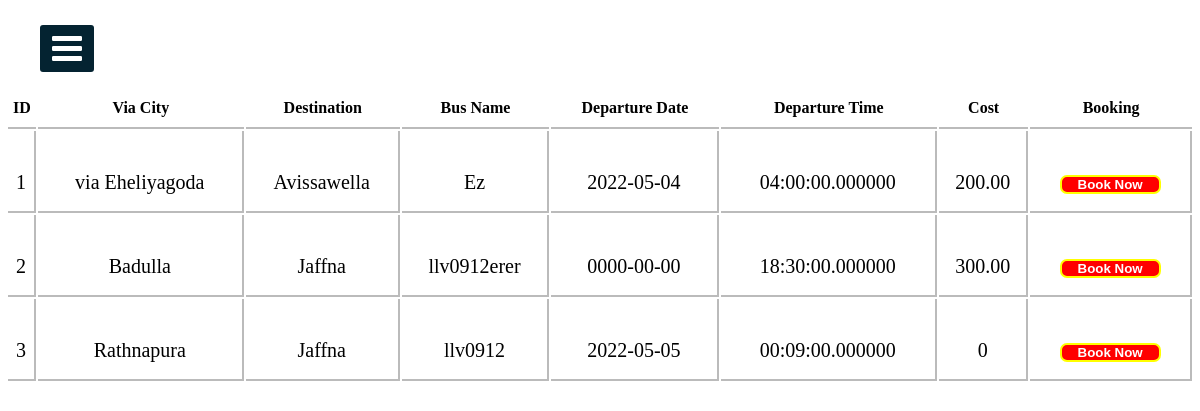
Page /viewBus.php (signed in) on the committed database.
### tables this page shows
CREATE TABLE `route` (
  `id` int(11) NOT NULL,
  `via_city` varchar(255) NOT NULL,
  `destination` varchar(255) NOT NULL,
  `bus_name` varchar(255) NOT NULL,
  `departure_date` date NOT NULL,
  `departure_time` time(6) NOT NULL,
  `cost` varchar(255) NOT NULL
);

### viewBus.php (the view, shortened to what this page needs)
<?php include("connection.php")?>
<!DOCTYPE html>
<html>
<head>
  <link rel="stylesheet" href="https://cdnjs.cloudflare.com/ajax/libs/font-awesome/4.7.0/css/font-awesome.min.css">
<link rel="stylesheet" href="cssfile/sidebar.css">
</head>
<body>
  <label for="check">
<i class="fa fa-bars" id="btn"></i>
  </label>
<div class="sidebar2">
    <h1 class="adminTopic">Booking Your Ticket...</h1>
<?php
    $sqlget="SELECT * FROM route";
    $sqldata=mysqli_query($conn,$sqlget) or die('error getting');
    echo "<table>";
    echo "<tr>
      <th>ID</th>
    <th>Via City</th>
    <th>Destination</th>
    <th>Bus Name</th>
    <th>Departure Date</th>
    <th>Departure Time</th>
    <th>Cost</th>
    <th>Booking</th>
       </tr>";
       while ($row=mysqli_fetch_array($sqldata,MYSQLI_ASSOC))
       {
        echo "<tr><td>";
        echo $row['id'];
        echo "</td><td>";
        echo $row['via_city'];
        echo "</td><td>";
        echo $row['destination'];
        echo "</td><td>";
        echo $row['bus_name'];
        echo "</td><td>";
        echo $row['departure_date'];
        echo "</td><td>";
        echo $row['departure_time'];
        echo "</td><td>";
        echo $row['cost'];
        echo "</td>";
        ?>
        <td>
        <button style="border:2px solid yellow; border-radius:7px; background-color:red;color:white;">
          <a href="AddBooking.php?id=<?php echo $row['id'];?>">
          Book Now
          </a>
        </button>
        </td></tr>
<?php
       }
       echo "</table>";
?>
</div>
</body>
</html>

### cssfile/sidebar.css (style rules this page uses)
* { margin: 0; padding: 0; list-style: none; text-decoration: none; }
label #btn, label #cancle { position: absolute; cursor: pointer; background: #042331; color: #fff; border-radius: 3px; }
label #btn { left: 40px; top: 25px; font-size: 35px; color: #fff; padding: 6px 12px; transition: all 0.5s; }

### viewBus.php (style rules this page uses)
body { background-image: url("image/1.jpg"); background-position: center; background-size: cover; height: 700px; background-repeat: no-repeat; background-attachment: fixed; }
.adminTopic { text-align: center; color: #fff; }
table { width:99%; border-collapse: separate !important; margin:auto; text-align:center; margin-top:50px; background-color: rgb(255, 255, 255); border-radius: 10px 10px 0px 0px; }
table th { border-bottom:2px solid rgb(187, 187, 187); padding:10px 0px 10px 0px; font-family: "balsamiq_sansitalic" !important; }
table tr td { border-right: 2px solid rgb(187, 187, 187); height: 58px; padding: 22px 0px 0px 0px; font-family: "monospace;" !important; border-bottom: 2px solid rgb(187, 187, 187); font-size: 20px; }
table tr td a { color: white; border-radius: 5px; padding: 6px; text-decoration: none; margin: 10px; font-weight: 700; }
button { padding: 5px 5px 5px 5x; }

### rows in the picture
route: id "1", via_city "via Eheliyagoda", destination "Avissawella", bus_name "Ez", departure_date "2022-05-04", departure_time "04:00:00.000000", cost "200.00"
route: id "2", via_city "Badulla", destination "Jaffna", bus_name "llv0912erer", departure_date "0000-00-00", departure_time "18:30:00.000000", cost "300.00"
route: id "3", via_city "Rathnapura", destination "Jaffna", bus_name "llv0912", departure_date "2022-05-05", departure_time "00:09:00.000000", cost "0"
